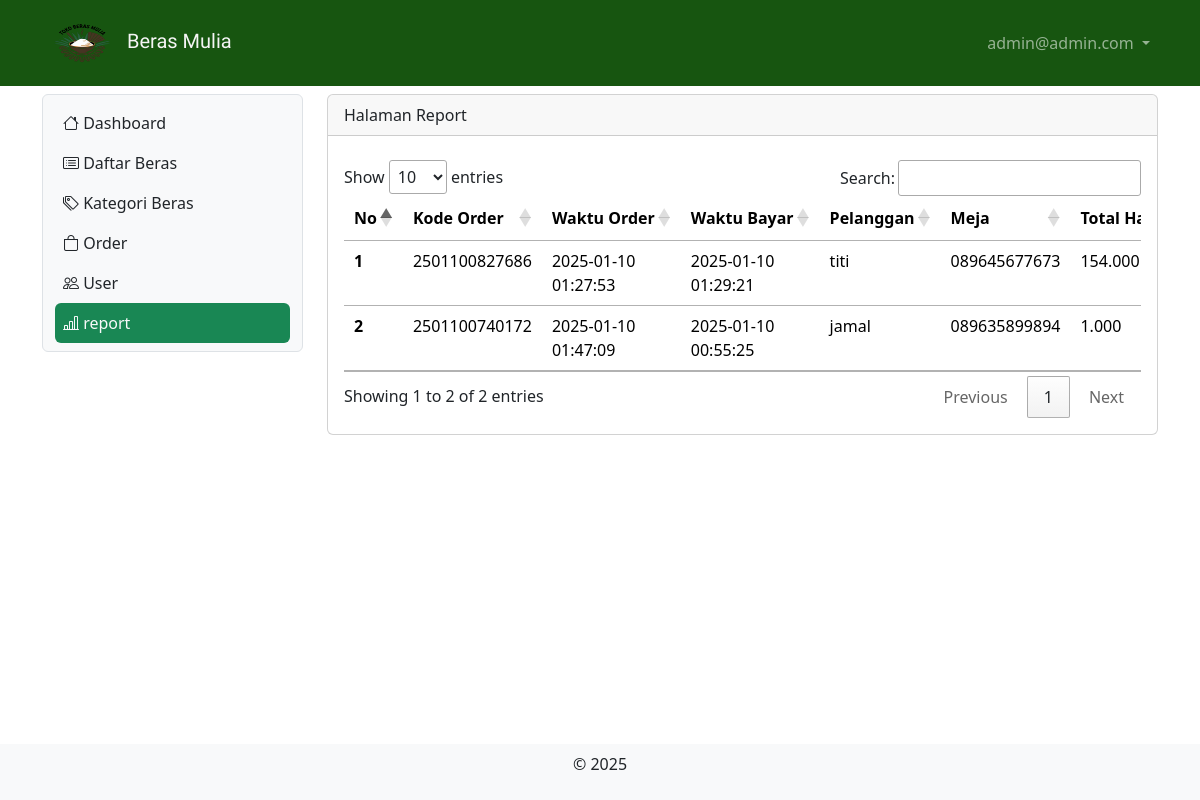
The page /report (signed in) on the database its author committed.
### tables this page shows
CREATE TABLE IF NOT EXISTS `tb_user` (
  `id` int NOT NULL AUTO_INCREMENT,
  `nama` varchar(200) DEFAULT NULL,
  `username` varchar(200) DEFAULT NULL,
  `password` varchar(200) DEFAULT NULL,
  `level` int DEFAULT NULL,
  `nohp` varchar(15) DEFAULT NULL,
  `alamat` varchar(300) DEFAULT NULL,
  PRIMARY KEY (`id`)
);

CREATE TABLE IF NOT EXISTS `tb_order` (
  `id_order` bigint NOT NULL DEFAULT '0',
  `pelanggan` varchar(200) DEFAULT NULL,
  `meja` varchar(50) DEFAULT NULL,
  `pelayan` int DEFAULT NULL,
  `waktu_order` timestamp NULL DEFAULT CURRENT_TIMESTAMP ON UPDATE CURRENT_TIMESTAMP,
  PRIMARY KEY (`id_order`),
  KEY `pelayan` (`pelayan`),
  CONSTRAINT `FK_tb_order_tb_user` FOREIGN KEY (`pelayan`) REFERENCES `tb_user` (`id`) ON DELETE RESTRICT ON UPDATE CASCADE
);

CREATE TABLE IF NOT EXISTS `tb_bayar` (
  `id_bayar` bigint NOT NULL,
  `nominal_uang` bigint DEFAULT NULL,
  `total_bayar` bigint DEFAULT NULL,
  `waktu_bayar` timestamp NULL DEFAULT CURRENT_TIMESTAMP ON UPDATE CURRENT_TIMESTAMP,
  PRIMARY KEY (`id_bayar`)
);

### report.php (the view, shortened to what this page needs)
<?php
include "proses/connect.php";
$query = mysqli_query($conn, "SELECT tb_order.*,tb_bayar.*, nama, SUM(harga*jumlah) AS harganya FROM tb_order
  LEFT JOIN tb_user ON tb_user.id = tb_order.pelayan
  LEFT JOIN tb_list_order ON tb_list_order.kode_order = tb_order.id_order
  LEFT JOIN tb_daftar_menu ON tb_daftar_menu.id = tb_list_order.menu
  JOIN tb_bayar ON tb_bayar.id_bayar = tb_order.id_order
  GROUP BY id_order ORDER BY waktu_order ASC");
$result = [];
while ($record = mysqli_fetch_array($query)) {
  $result[] = $record;
}
?>
<div class="col-lg-9 mt-2">
  <div class="card">
    <div class="card-header">
      Halaman Report
    </div>
    <div class="card-body">
      <?php
      if (empty($result)) {
        echo "Data menu makanan atau minuman tidak ada tidak ada";
      } else {
          ?>
        <div class="table-responsive mt-2">
          <table class="table table-hover " id="example">
            <thead>
              <tr class="text-nowrap">
                <th scope="col">No</th>
                <th scope="col">Kode Order </th>
                <th scope="col">Waktu Order</th>
                <th scope="col">Waktu Bayar</th>
                <th scope="col">Pelanggan</th>
                <th scope="col">Meja</th>
                <th scope="col">Total Harga</th>
              </tr>
            </thead>
            <tbody>
              <?php
              $no = 1;
              foreach ($result as $row) {
                ?>
                <tr>
                  <th scope="row"><?php echo $no++ ?></th>
                  <td><?php echo $row['id_order'] ?></td>
                  <td><?php echo $row['waktu_order'] ?></td>
                  <td><?php echo $row['waktu_bayar'] ?></td>
                  <td><?php echo $row['pelanggan'] ?></td>
                  <td><?php echo $row['meja'] ?></td>
                  <td><?php echo number_format((int) $row['harganya'], 0, ',', '.') ?></td>
                </tr>
                <?php
              }
              ?>
            </tbody>
          </table>
        </div>
        <?php
      }
      ?>
    </div>
  </div>
</div>

### header.php (shortened to what this page needs)
<?php
include "proses/connect.php";
$query = mysqli_query($conn, "SELECT * FROM tb_user WHERE username='$_SESSION[username_tbm]'");
?>
<nav class="navbar navbar-expand navbar-dark sticky-top" style="background-color: #175510;">
  <div class="container-lg">
    <a id= "judul" class="navbar-brand" href="."><img class="mb-0" src="..\TBM\foto\logo_tbm.png" alt="" width="80" height="60">
      Beras Mulia</a>
    <div class="collapse navbar-collapse justify-content-end" id="navbarNavDropdown">
      <ul class="navbar-nav">
        <li class="nav-item dropdown">
          <a class="nav-link dropdown-toggle" href="#" role="button" data-bs-toggle="dropdown" aria-expanded="false">
            <?php echo $hasil['username']; ?>
          </a>
        </li>
      </ul>
    </div>
  </div>
</nav>

### header.php (style rules this page uses)
#judul { color: whitesmoke; font-family: "Playwrite MX", cursive; }

### rows shown on the page
tb_user: username "admin@admin.com"
tb_order: id_order "2501100827686", waktu_order "2025-01-10 01:27:53", tb_bayar.waktu_bayar "2025-01-10 01:29:21", pelanggan "titi", meja "089645677673", harganya "154.000"
tb_order: id_order "2501100740172", waktu_order "2025-01-10 01:47:09", tb_bayar.waktu_bayar "2025-01-10 00:55:25", pelanggan "jamal", meja "089635899894", harganya "1.000"
